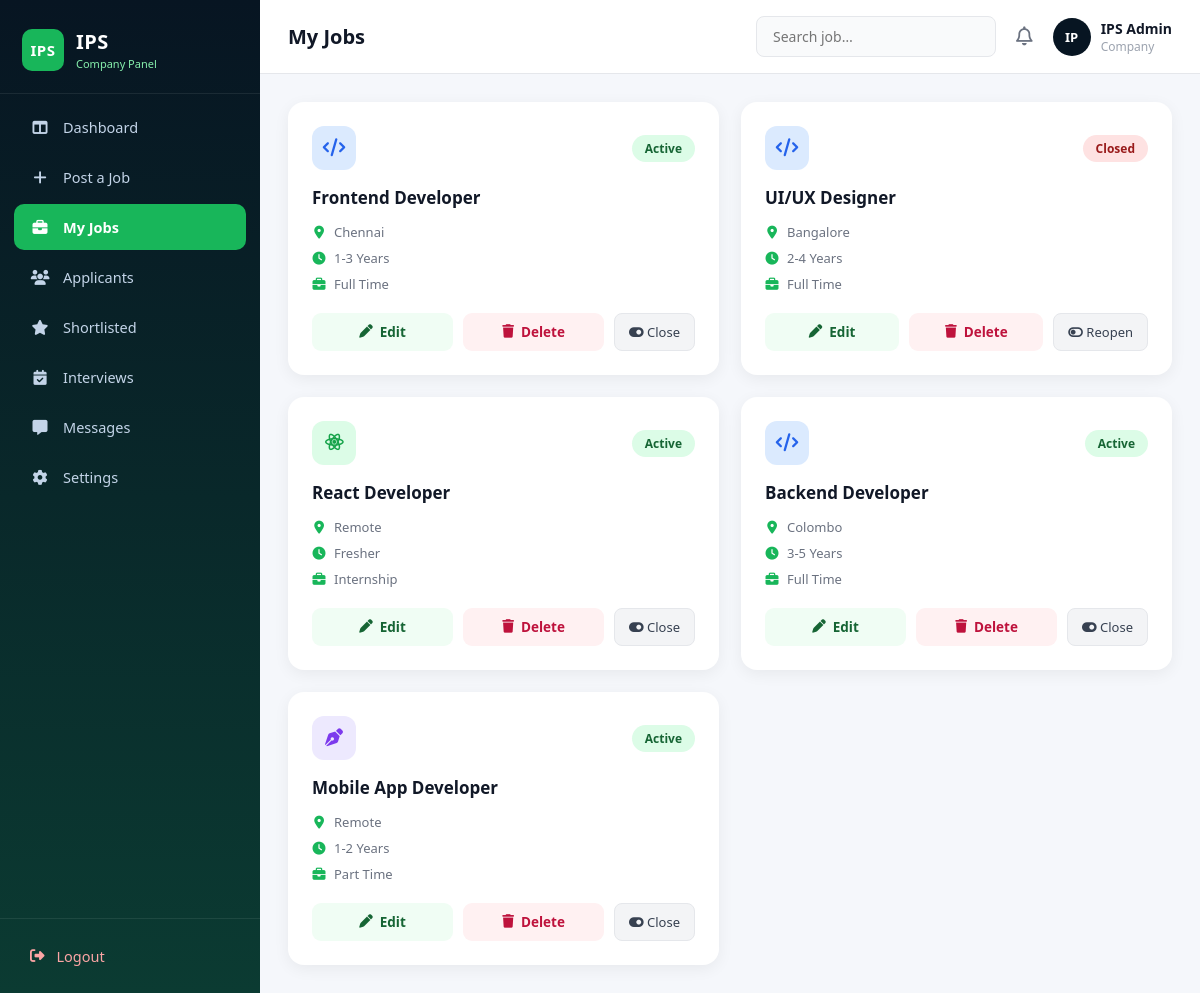
The page /my-jobs.php (signed in) on the database its author committed.
### tables this page shows
CREATE TABLE IF NOT EXISTS jobs (
    id          INT AUTO_INCREMENT PRIMARY KEY,
    company_id  INT NOT NULL,
    title       VARCHAR(200) NOT NULL,
    type        ENUM('Full Time','Part Time','Internship','Remote') NOT NULL,
    location    VARCHAR(100) NOT NULL,
    experience  VARCHAR(50)  NOT NULL,
    description TEXT         NOT NULL,
    skills      VARCHAR(300) NOT NULL DEFAULT '',
    status      ENUM('active','closed') NOT NULL DEFAULT 'active',
    created_at  DATETIME NOT NULL DEFAULT CURRENT_TIMESTAMP,
    FOREIGN KEY (company_id) REFERENCES companies(id) ON DELETE CASCADE
);

### my-jobs.php (the view, shortened to what this page needs)
<?php
$cid = (int)$_SESSION['company_id'];
$db   = getDB();
$stmt = $db->prepare("SELECT * FROM jobs WHERE company_id=? ORDER BY created_at DESC");
$stmt->bind_param('i', $cid);
$stmt->execute();
$jobs = $stmt->get_result()->fetch_all(MYSQLI_ASSOC);
$iconMap = ['Full Time'=>'fa-code','Internship'=>'fa-brands fa-react','Part Time'=>'fa-pen-nib','Remote'=>'fa-laptop-code'];
$colorMap= ['Full Time'=>'blue','Internship'=>'green','Part Time'=>'purple','Remote'=>'orange'];
?>
<!DOCTYPE html>
<html lang="en">
<head>
  <link rel="stylesheet" href="css/sidebar.css">
  <link rel="stylesheet" href="css/my-jobs.css">
  <link rel="stylesheet" href="https://cdnjs.cloudflare.com/ajax/libs/font-awesome/6.5.1/css/all.min.css">
</head>
<body>
<div class="container">
  <?php include 'includes/sidebar.php'; ?>
  <main class="main-area">
    <?php include 'includes/topbar.php'; ?>
    <div class="page-content">
      <div class="jobs-container" id="jobsContainer">
        <?php if (empty($jobs)): ?>
          <p style="color:#9ca3af;grid-column:1/-1;">No jobs posted yet. <a href="post-job.php">Post one now</a>.</p>
        <?php else: ?>
          <?php foreach ($jobs as $job):
            $icon  = $iconMap[$job['type']]  ?? 'fa-briefcase';
            $color = $colorMap[$job['type']] ?? 'blue';
          ?>
          <div class="job-card" data-id="<?= $job['id'] ?>">
            <div class="job-card-header">
              <div class="job-icon <?= $color ?>"><i class="fa-solid <?= $icon ?>"></i></div>
              <span class="status <?= $job['status'] === 'active' ? 'active-job' : 'closed-job' ?>">
                <?= ucfirst($job['status']) ?>
              </span>
            </div>
            <h3><?= htmlspecialchars($job['title']) ?></h3>
            <div class="job-meta">
              <span><i class="fa-solid fa-location-dot"></i> <?= htmlspecialchars($job['location']) ?></span>
              <span><i class="fa-solid fa-clock"></i> <?= htmlspecialchars($job['experience']) ?></span>
              <span><i class="fa-solid fa-briefcase"></i> <?= htmlspecialchars($job['type']) ?></span>
            </div>
            <div class="actions">
              <button class="edit-btn" onclick="openEdit(<?= htmlspecialchars(json_encode($job)) ?>)">
                <i class="fa-solid fa-pen"></i> Edit
              </button>
              <button class="delete-btn" onclick="deleteJob(this, <?= $job['id'] ?>)">
                <i class="fa-solid fa-trash"></i> Delete
              </button>
              <button class="toggle-btn" onclick="toggleStatus(this, <?= $job['id'] ?>, '<?= $job['status'] ?>')">
                <i class="fa-solid fa-toggle-<?= $job['status'] === 'active' ? 'on' : 'off' ?>"></i>
                <?= $job['status'] === 'active' ? 'Close' : 'Reopen' ?>
              </button>
            </div>
          </div>
          <?php endforeach; ?>
        <?php endif; ?>
      </div>
    </div>
  </main>
</div>
</body>
</html>

### css/sidebar.css (style rules this page uses)
* { margin: 0; padding: 0; box-sizing: border-box; font-family: "Segoe UI", Arial, sans-serif; }
body { background: #f5f7fb; color: #111827; }
.container { display: flex; min-height: 100vh; }
.main-area { flex: 1; min-width: 0; }
.page-content { padding: 28px; }

### css/my-jobs.css (style rules this page uses)
.jobs-container { display: grid; grid-template-columns: repeat(auto-fill, minmax(300px, 1fr)); gap: 22px; }
.job-card { background: white; padding: 24px; border-radius: 16px; box-shadow: 0 4px 16px rgba(0,0,0,0.06); transition: transform 0.2s, box-shadow 0.2s; }
.job-card-header { display: flex; justify-content: space-between; align-items: center; margin-bottom: 16px; }
.job-icon { width: 44px; height: 44px; border-radius: 12px; display: flex; align-items: center; justify-content: center; font-size: 18px; }
.job-icon.blue { background: #dbeafe; color: #2563eb; }
.job-icon.purple { background: #ede9fe; color: #7c3aed; }
.job-icon.green { background: #dcfce7; color: #16a34a; }
.status { padding: 5px 13px; border-radius: 20px; font-size: 12px; font-weight: 600; }
.active-job { background: #dcfce7; color: #166534; }
.closed-job { background: #fee2e2; color: #991b1b; }
.job-card h3 { font-size: 17px; font-weight: 700; color: #111827; margin-bottom: 14px; }
.job-meta { display: flex; flex-direction: column; gap: 8px; margin-bottom: 20px; }
.job-meta span { font-size: 13px; color: #6b7280; display: flex; align-items: center; gap: 8px; }
.job-meta span i { color: #18b65a; width: 14px; text-align: center; }
.actions { display: flex; gap: 10px; }
.edit-btn { flex: 1; background: #f0fdf4; color: #166534; border: none; padding: 10px 14px; border-radius: 9px; font-size: 13.5px; font-weight: 600; cursor: pointer; display: inline-flex; align-items: center; justify-content: center; gap: 7px; transition: background 0.2s; }
.delete-btn { flex: 1; background: #fff1f2; color: #be123c; border: none; padding: 10px 14px; border-radius: 9px; font-size: 13.5px; font-weight: 600; cursor: pointer; display: inline-flex; align-items: center; justify-content: center; gap: 7px; transition: background 0.2s; }

### my-jobs.php (style rules this page uses)
.toggle-btn { background:#f3f4f6;color:#374151;border:1.5px solid #e5e7eb;padding:7px 14px;border-radius:8px;font-size:13px;cursor:pointer;font-weight:500;transition:background .2s; }

### rows shown on the page
jobs: status "Active", title "Frontend Developer", location "Chennai", experience "1-3 Years", type "Full Time", shows "Close"
jobs: status "Closed", title "UI/UX Designer", location "Bangalore", experience "2-4 Years", type "Full Time", shows "Reopen"
jobs: status "Active", title "React Developer", location "Remote", experience "Fresher", type "Internship", shows "Close"
jobs: status "Active", title "Backend Developer", location "Colombo", experience "3-5 Years", type "Full Time", shows "Close"
jobs: status "Active", title "Mobile App Developer", location "Remote", experience "1-2 Years", type "Part Time", shows "Close"

### other values the page prints
$item['label'] "Dashboard"
$item['label'] "Post a Job"
$item['label'] "My Jobs"
$item['label'] "Applicants"
$item['label'] "Shortlisted"
$item['label'] "Interviews"
$item['label'] "Messages"
$item['label'] "Settings"
$pageTitle "My Jobs"
$initials "IP"
$company['name'] "IPS Admin"
